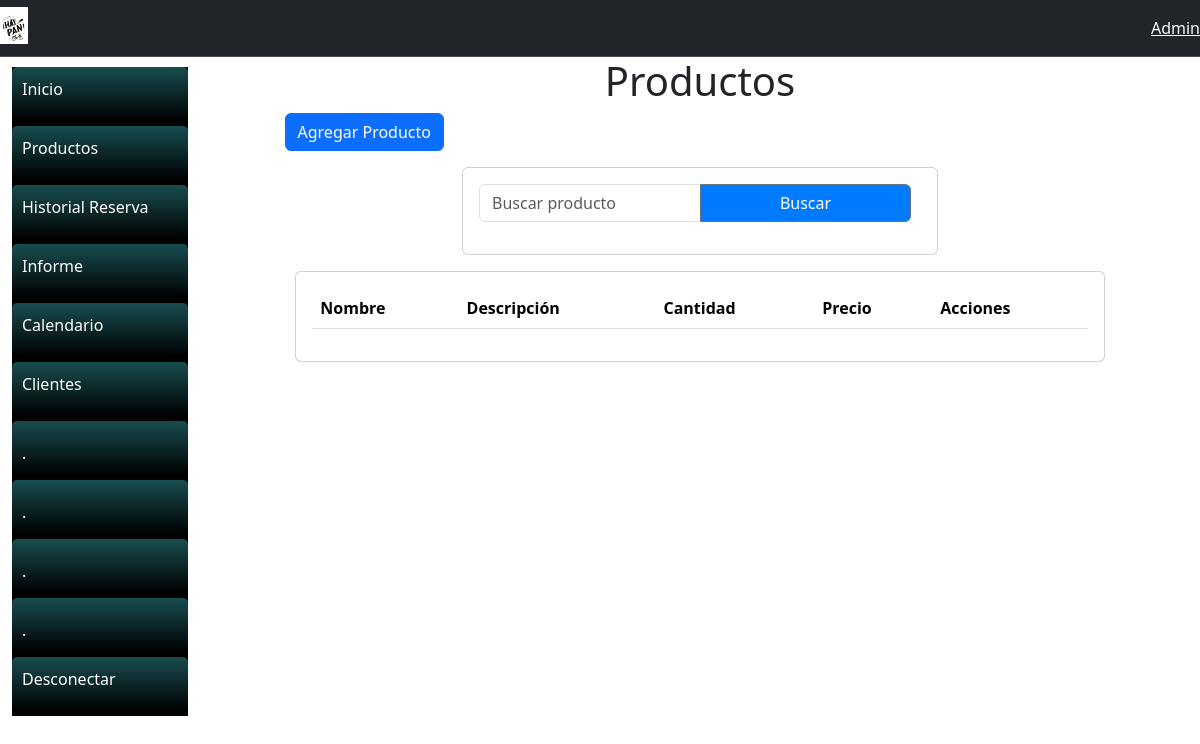
The app's page /producto/, older data.
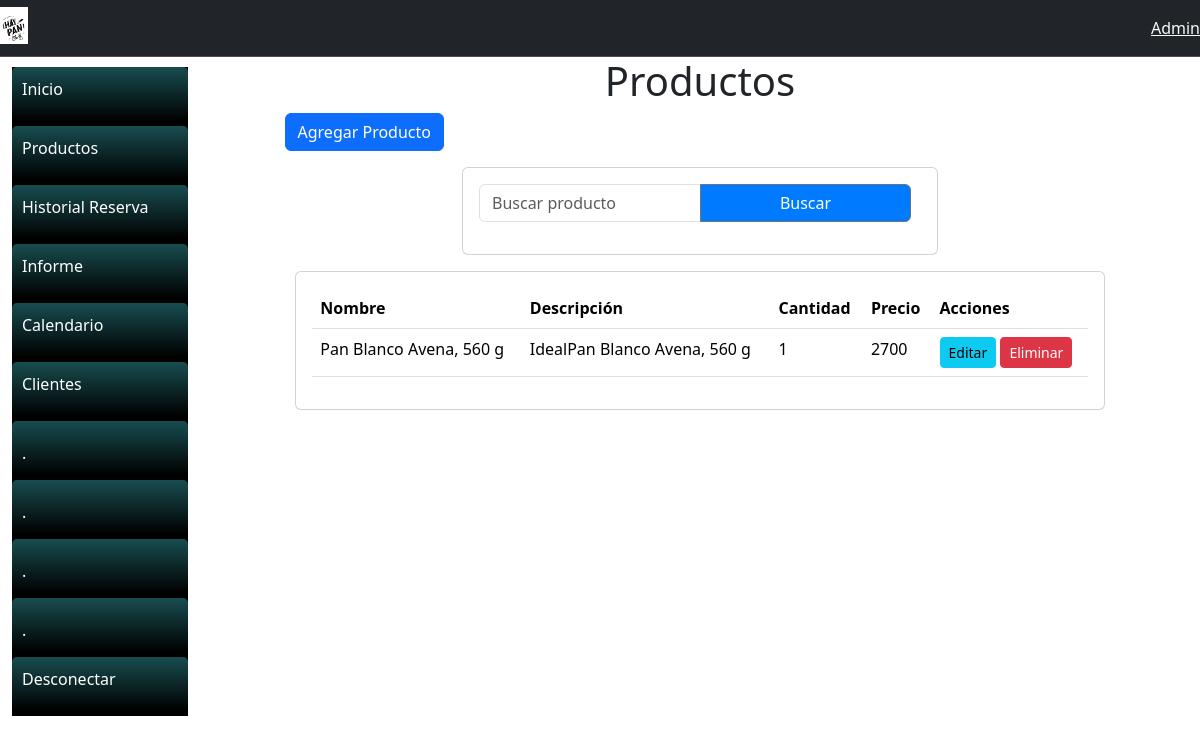
The same page, newer data.
### gestionReserva/models.py (models this page shows)
class Producto(models.Model):
    nombre = models.CharField(max_length=50, null=False)
    descripcion = models.CharField(max_length=250, null=True, blank=True)
    cantidad = models.IntegerField(default=0)
    precio = models.IntegerField(default=0)
    imagen = models.ImageField(upload_to="Producto", null=True)
    local = models.ForeignKey(Local, on_delete=models.CASCADE, default=1)
    def __str__(self):
        return self.nombre

### gestionReserva/views.py (the view)
# urls.py: path('producto/', views.producto, name='producto'),
def producto(request):
    productos = Producto.objects.all()
    print("Productos obtenidos inicialmente:", productos)
    query = request.GET.get('q')
    if query:
        productos = productos.filter(descripcion__icontains=query)
        print("Productos obtenidos después de la búsqueda por descripción:", productos)
    return render(request, 'producto.html', {'productos': productos})

### gestionReserva/templates/cliente/producto.html (shortened to what this page needs)
{% extends 'cliente/base.html' %}
{% load static %}
{% block content %}
  <h1>Productos</h1>
  <div class="container">
    <div class="row">
      <div class="col-md-3 text-end">
        <a href="{% url 'registroProducto' %}" class="btn btn-primary">Agregar Producto</a>
      </div>
    </div>
  </div>
  <div>
    <div class="row mt-3 justify-content-center">
      <div class="col-md-6">
        <div class="card">
          <div class="card-body">
            <form action="" method="GET">
              <div class="input-group mb-3">
                <input type="text" class="form-control" placeholder="Buscar producto" name="q" />
                <button class="btn btn-outline-secondary" type="submit">Buscar</button>
              </div>
            </form>
          </div>
        </div>
      </div>
    </div>
    <div class="row mt-3 justify-content-center">
      <div class="col-md-10">
        <div class="card">
          <div class="card-body" style="max-height: 400px; overflow-y: auto;">
            <table class="table">
              <thead>
                <tr>
                  <th>Nombre</th>
                  <th>Descripción</th>
                  <th>Cantidad</th>
                  <th>Precio</th>
                  <th>Acciones</th>
                </tr>
              </thead>
              <tbody>
                {% for producto in productos %}
                  <tr>
                    <td>{{ producto.nombre }}</td>
                    <td>{{ producto.descripcion }}</td>
                    <td>{{ producto.cantidad }}</td>
                    <td>{{ producto.precio }}</td>
                    <td>
                      <a href="{% url 'editarProducto' producto.id %}" class="btn btn-info btn-sm">Editar</a>
                      <button onclick="eliminar({{ producto.id }}, '{{ csrf_token }}')"class="btn btn-danger btn-sm">Eliminar</button>
                    </td>
                  </tr>
                {% endfor %}
              </tbody>
            </table>
          </div>
        </div>
      </div>
    </div>
  </div>
{% endblock %}

Row changes from the older to the newer data that the page shows:
added Producto: nombre "Pan Blanco Avena, 560 g", descripcion "IdealPan Blanco Avena, 560 g", cantidad "1", precio "2700"
